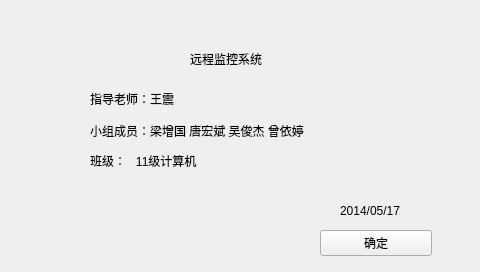
<?xml version="1.0" encoding="UTF-8"?>
<ui version="4.0">
 <class>Form</class>
 <widget class="QWidget" name="Form">
  <property name="geometry">
   <rect>
    <x>0</x>
    <y>0</y>
    <width>480</width>
    <height>272</height>
   </rect>
  </property>
  <property name="windowTitle">
   <string>Form</string>
  </property>
  <widget class="QLabel" name="label">
   <property name="geometry">
    <rect>
     <x>190</x>
     <y>50</y>
     <width>121</width>
     <height>17</height>
    </rect>
   </property>
   <property name="text">
    <string>远程监控系统</string>
   </property>
  </widget>
  <widget class="QLabel" name="label_2">
   <property name="geometry">
    <rect>
     <x>90</x>
     <y>90</y>
     <width>121</width>
     <height>17</height>
    </rect>
   </property>
   <property name="text">
    <string>指导老师：王震</string>
   </property>
  </widget>
  <widget class="QLabel" name="label_3">
   <property name="geometry">
    <rect>
     <x>90</x>
     <y>120</y>
     <width>321</width>
     <height>21</height>
    </rect>
   </property>
   <property name="text">
    <string>小组成员：梁增国 唐宏斌 吴俊杰 曾依婷</string>
   </property>
  </widget>
  <widget class="QLabel" name="label_4">
   <property name="geometry">
    <rect>
     <x>340</x>
     <y>200</y>
     <width>81</width>
     <height>21</height>
    </rect>
   </property>
   <property name="text">
    <string>2014/05/17</string>
   </property>
  </widget>
  <widget class="QPushButton" name="pushButton">
   <property name="geometry">
    <rect>
     <x>320</x>
     <y>230</y>
     <width>112</width>
     <height>26</height>
    </rect>
   </property>
   <property name="text">
    <string>确定</string>
   </property>
  </widget>
  <widget class="QLabel" name="label_5">
   <property name="geometry">
    <rect>
     <x>90</x>
     <y>150</y>
     <width>321</width>
     <height>21</height>
    </rect>
   </property>
   <property name="text">
    <string>班级：   11级计算机</string>
   </property>
  </widget>
 </widget>
 <resources/>
 <connections/>
</ui>
